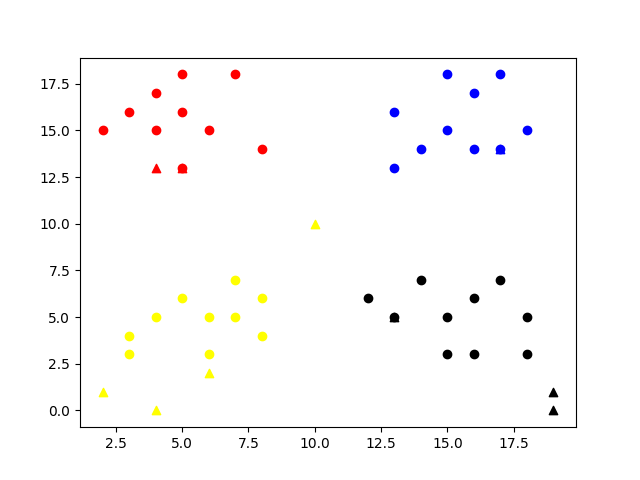

The Python source for this figure:
import numpy as np
import matplotlib as mpl
mpl.use('Agg')
import matplotlib.pyplot as plt
import math



# load mini training data and labels
mini_train = np.load('knn_minitrain.npy')
mini_train_label = np.load('knn_minitrain_label.npy')

# randomly generate test data
mini_test = np.random.randint(20, size=20)
mini_test = mini_test.reshape(10,2)

#Define knn classifier
def kNNClassify(newInput, dataSet, labels, k):
    result=[]
    
    for i in range(len(newInput)):
        distances = []

        for j in range(len(dataSet)):
            a = dataSet[j][0] - newInput[i][0]
            b = dataSet[j][1] - newInput[i][1]
            distance = math.sqrt((a**2)+(b**2))
            distances.append((distance, labels[j]))

        distances.sort(key=lambda x: x[0])

        votes = {}
        for x in range(k):
            label = distances[x][1]
            if label in votes:
                votes[label] += 1
            else:
                votes[label] = 1
        
        classification = None
        count = 0
        for label in votes:
            if votes[label] > count:
                count = votes[label]
                classification = label
        
        result.append(classification)
    return result

outputlabels=kNNClassify(mini_test,mini_train,mini_train_label,4)

print ('random test points are:', mini_test)
print ('knn classfied labels for test:', outputlabels)

# plot train data and classfied test data
train_x = mini_train[:,0]
train_y = mini_train[:,1]
fig = plt.figure()
plt.scatter(train_x[np.where(mini_train_label==0)], train_y[np.where(mini_train_label==0)], color='red')
plt.scatter(train_x[np.where(mini_train_label==1)], train_y[np.where(mini_train_label==1)], color='blue')
plt.scatter(train_x[np.where(mini_train_label==2)], train_y[np.where(mini_train_label==2)], color='yellow')
plt.scatter(train_x[np.where(mini_train_label==3)], train_y[np.where(mini_train_label==3)], color='black')

test_x = mini_test[:,0]
test_y = mini_test[:,1]
outputlabels = np.array(outputlabels)
plt.scatter(test_x[np.where(outputlabels==0)], test_y[np.where(outputlabels==0)], marker='^', color='red')
plt.scatter(test_x[np.where(outputlabels==1)], test_y[np.where(outputlabels==1)], marker='^', color='blue')
plt.scatter(test_x[np.where(outputlabels==2)], test_y[np.where(outputlabels==2)], marker='^', color='yellow')
plt.scatter(test_x[np.where(outputlabels==3)], test_y[np.where(outputlabels==3)], marker='^', color='black')

#save diagram as png file
plt.savefig("miniknn.png")
